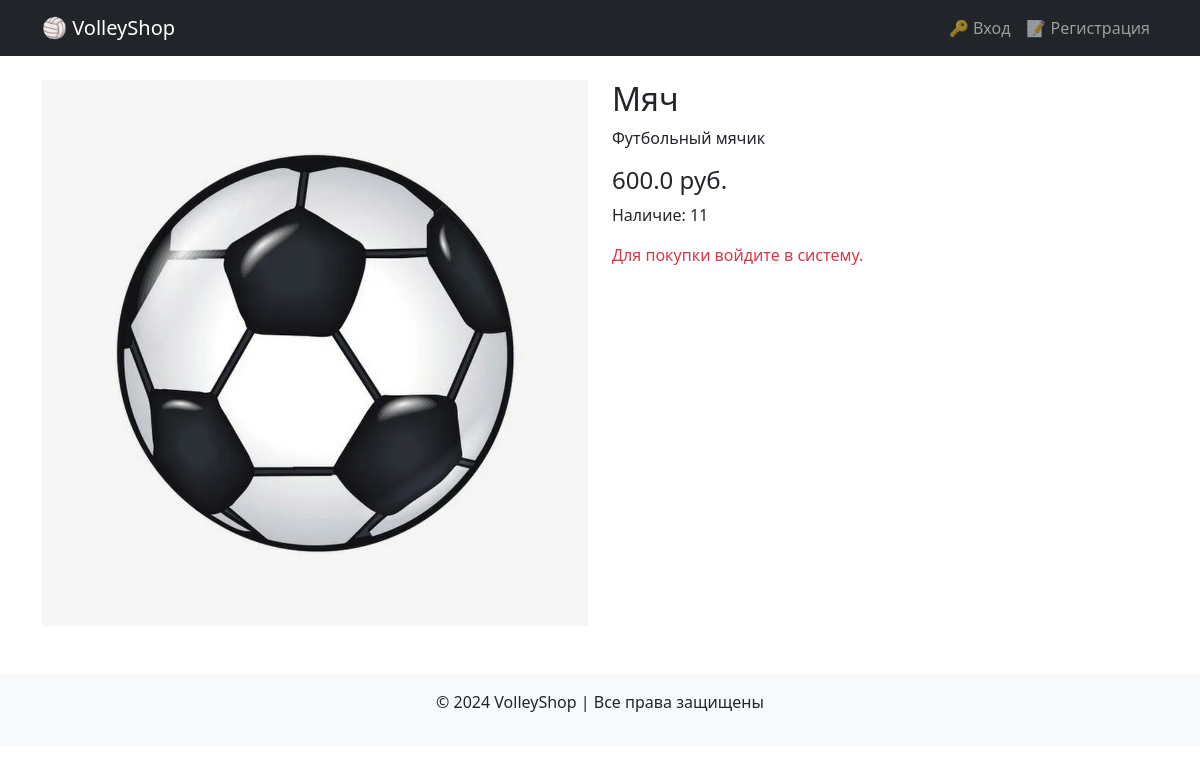
Page /product/1 on the committed database.
### models.py (models this page shows, shortened)
class Product(db.Model):
    id = db.Column(db.Integer, primary_key=True)
    name = db.Column(db.String(255), nullable=False)
    description = db.Column(db.Text, nullable=False)
    price = db.Column(db.Float, nullable=False)
    stock = db.Column(db.Integer, default=0)  # Количество на складе
    image = db.Column(db.String(255), nullable=True, default="default.jpg")  # Путь к изображению
    order_items = db.relationship('OrderItem', backref='product', lazy=True)

### routes.py (the view)
@app_routes.route('/product/<int:product_id>')
def product_detail(product_id):
    product = Product.query.get_or_404(product_id)
    return render_template('product_detail.html', product=product)

### templates/product_detail.html (shortened to what this page needs)
{% extends "layout.html" %}
{% block content %}
<div class="row">
    <div class="col-md-6">
        <img src="{{ url_for('static', filename='images/' + product.image) }}" class="img-fluid" alt="{{ product.name }}">
    </div>
    <div class="col-md-6">
        <h2>{{ product.name }}</h2>
        <p>{{ product.description }}</p>
        <h4>{{ product.price }} руб.</h4>
        <p>Наличие: {{ product.stock }}</p>
        {% if current_user.is_authenticated %}
            <form method="POST" action="{{ url_for('app_routes.add_to_cart', product_id=product.id) }}">
                <label for="quantity">Количество:</label>
                <input type="number" name="quantity" value="1" min="1" class="form-control w-25 mb-2">
                <button type="submit" class="btn btn-success">Добавить в корзину</button>
            </form>
        {% else %}
            <p class="text-danger">Для покупки войдите в систему.</p>
        {% endif %}
    </div>
</div>
{% endblock %}

### rows in the picture
Product: image (picture), name "Мяч", description "Футбольный мячик", price "600.0", stock "11"
